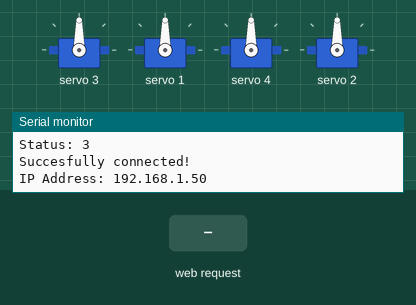
The program below on a simulated ESP32. On the bench: 4 × servo, the last lines printed to the serial monitor. Inputs (shaded band) come from the test bench. WiFi joins after 1.5 s; servers stay silent unless stated.

Above: at 3.2 s.
3.3 s: HTTP request GET /otto/fordward received
At 3.75 s:
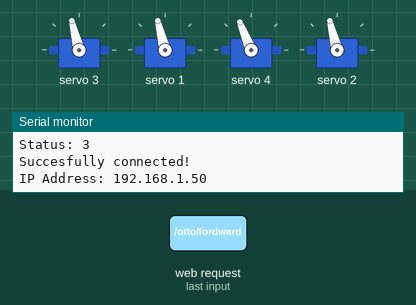
5.7 s: HTTP request GET /otto/backward received
At 7.8 s:
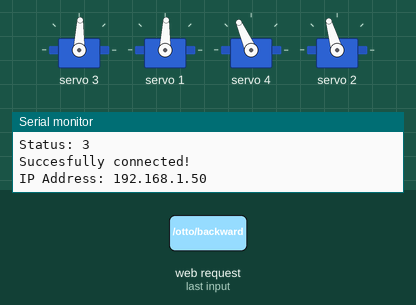
8.1 s: HTTP request GET /otto/left received
10.5 s: HTTP request GET /otto/right received
At 12.8 s:
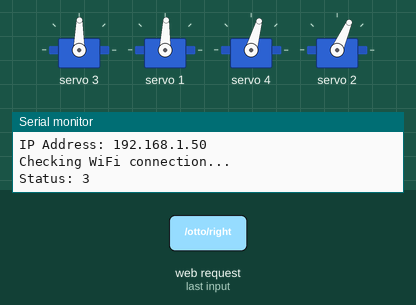
Timing chart, 0 to 13.9 s (numbered marks = the images above; inputs shaded):
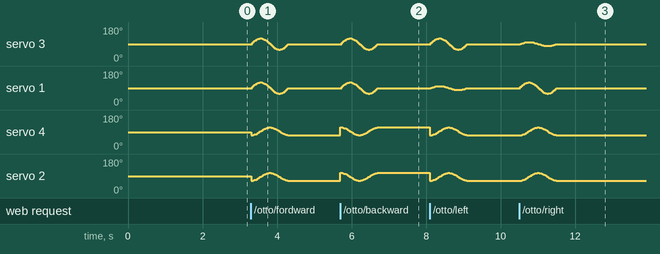

The program:

main.cpp
```cpp
#include <WiFi.h>
#include <WebServer.h>
#include <Otto.h>

enum {
	WIFI_TIMEOUT = 5000,
	WIFI_CHECK = 10000,
	SERIAL_RATE = 9600,
	SERVO_RIGHT_LEG,
	SERVO_RIGHT_FEET,
	SERVO_LEFT_LEG,
	SERVO_LEFT_FEET,
	BUZZER,
	OTTO_STEP = 1,
	OTTO_TIME = 1000,
};
const char wifi_ssid[] = "Dubuc";
const char wifi_pass[] = "malena_160664";
unsigned long last_wifi_time = 0;
WebServer server(80);
Otto robot;

void test_connection() {
	server.send(200);
}

void set_move_state() {
	if(robot.getRestState())
		robot.setRestState(false);
}

void forwards_route() {
	set_move_state();
	robot.walk(OTTO_STEP, OTTO_TIME, FORWARD);
	server.send(200);
}
void backwards_route() {
	set_move_state();
	robot.walk(OTTO_STEP, OTTO_TIME, BACKWARD);
	server.send(200);
}
void left_route() {
	set_move_state();
	robot.turn(OTTO_STEP, OTTO_TIME, LEFT);
	server.send(200);
}
void right_route() {
	set_move_state();
	robot.turn(OTTO_STEP, OTTO_TIME, RIGHT);
	server.send(200);
}
void stop() {
	robot.home();
	robot.setRestState(true);
	server.send(200);
}

void print_ip() {
	IPAddress ip = WiFi.localIP();
	Serial.print("IP Address: ");
	Serial.println(ip);
}

void connect() {
	bool start = true;
	while(true) {
		WiFi.disconnect();
		if (!start)
			delay(WIFI_TIMEOUT);
		if(start)
			start = false;

		Serial.print("Trying to Connect to ");
		Serial.println(wifi_ssid);
		WiFi.begin(wifi_ssid, wifi_pass);
		unsigned long start = millis();
		int wifi_status;
		while((wifi_status = WiFi.status()) != WL_CONNECTED && millis() - start < WIFI_TIMEOUT)
			delay(1);

		Serial.print("Status: ");
		Serial.println(wifi_status);
		if (wifi_status != WL_CONNECTED)
			continue;

		Serial.println("Succesfully connected!");
		print_ip();

		last_wifi_time = millis();
		return;
	}
}

void map_server() {
	server.on("/otto/fordward", forwards_route);
	server.on("/otto/backward", backwards_route);
	server.on("/otto/left", left_route);
	server.on("/otto/right", right_route);
	server.on("/otto/stop", stop);
	server.on("/otto/test_connection", test_connection);
}

void setup() {
	// Init Serial Output
	Serial.begin(SERIAL_RATE);
	while(!Serial);
	robot.init(SERVO_LEFT_LEG, SERVO_RIGHT_LEG, SERVO_LEFT_FEET, SERVO_RIGHT_FEET, true, BUZZER);
	robot.home();
	// NOTE: Codigo para inicializar la pantalla me imagino.
	// robot.initMATRIX(DATA_IN_PIN, CS_PIN, CLK_PIN, MATRIX_ORIENTATION);
	connect();
	map_server();
	server.begin();
}

void loop() {
	unsigned long now = millis();
	if (now - last_wifi_time > WIFI_CHECK) {
		Serial.println("Checking WiFi connection...");
		int status = WiFi.status();
		Serial.print("Status: ");
		Serial.println(status);
		if (status != WL_CONNECTED) {
			server.stop();
			connect();
			server.begin();
		}
		last_wifi_time = now;
	}
	server.handleClient();
}
```

Measured:
- after the input at 10.5 s, servo 4: rises from 74° to 114° in 0.42 s, then falls to 74° in 0.51 s; servo 2: rises from 66° to 106° in 0.42 s, then falls to 66° in 0.51 s
